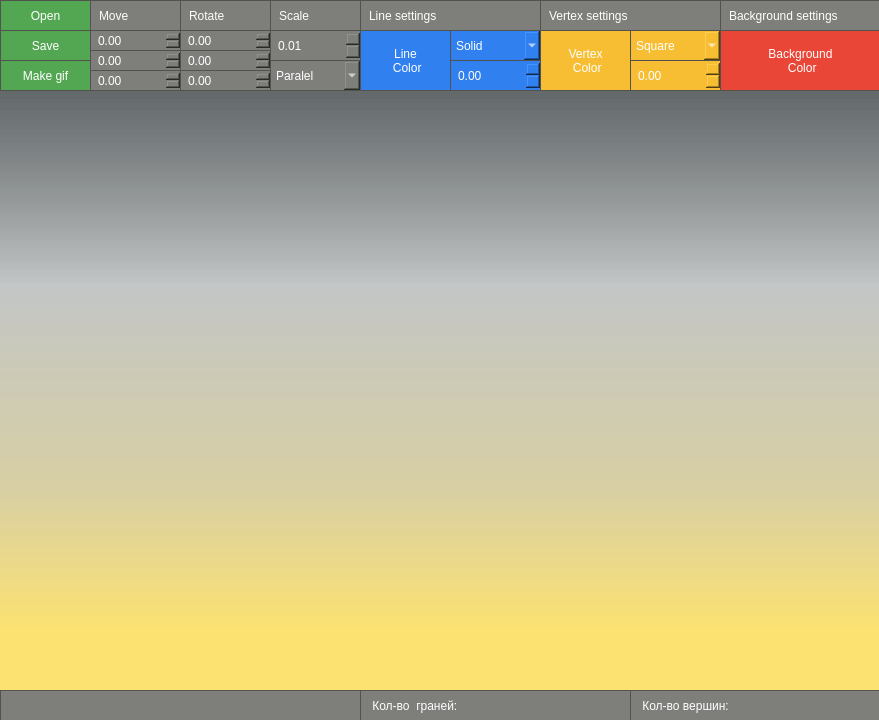
<?xml version="1.0" encoding="UTF-8"?>
<ui version="4.0">
 <class>Viewer</class>
 <widget class="QMainWindow" name="Viewer">
  <property name="geometry">
   <rect>
    <x>0</x>
    <y>0</y>
    <width>879</width>
    <height>720</height>
   </rect>
  </property>
  <property name="minimumSize">
   <size>
    <width>800</width>
    <height>600</height>
   </size>
  </property>
  <property name="windowTitle">
   <string>Viewer</string>
  </property>
  <property name="styleSheet">
   <string notr="true">QMainWindow {
background-color: qlineargradient(spread:pad, x1:0, y1:1, x2:0, y2:0, stop:0.12381 rgba(252, 217, 66, 128), stop:0.32381 rgba(203, 192, 135, 128), stop:0.604762 rgba(175, 179, 179, 128), stop:0.880952 rgba(81, 87, 89, 179));
}</string>
  </property>
  <widget class="QWidget" name="centralwidget">
   <widget class="QDoubleSpinBox" name="scale">
    <property name="geometry">
     <rect>
      <x>270</x>
      <y>30</y>
      <width>91</width>
      <height>31</height>
     </rect>
    </property>
    <property name="styleSheet">
     <string notr="true">QDoubleSpinBox {
	background-color: rgb(126, 126, 123);
    font: bold 14pt &quot;Arial&quot;;
    color: #ffffff;
	border: 1px solid rgb(82, 83, 79);
	padding: 5px;
}</string>
    </property>
    <property name="minimum">
     <double>0.010000000000000</double>
    </property>
    <property name="singleStep">
     <double>0.100000000000000</double>
    </property>
   </widget>
   <widget class="QLabel" name="label_4">
    <property name="geometry">
     <rect>
      <x>270</x>
      <y>0</y>
      <width>91</width>
      <height>31</height>
     </rect>
    </property>
    <property name="styleSheet">
     <string notr="true">QLabel {
	background-color: rgb(126, 126, 123);
    font: bold 14pt &quot;Arial&quot;;
    color: #ffffff;
	border: 1px solid rgb(82, 83, 79);
	padding: 5px;
}</string>
    </property>
    <property name="text">
     <string>Scale</string>
    </property>
   </widget>
   <widget class="QLabel" name="label_3">
    <property name="geometry">
     <rect>
      <x>180</x>
      <y>0</y>
      <width>91</width>
      <height>31</height>
     </rect>
    </property>
    <property name="styleSheet">
     <string notr="true">QLabel {
	background-color: rgb(126, 126, 123);
    font: bold 14pt &quot;Arial&quot;;
    color: #ffffff;
	border: 1px solid rgb(82, 83, 79);
	padding: 5px;
}</string>
    </property>
    <property name="text">
     <string>Rotate</string>
    </property>
   </widget>
   <widget class="QLabel" name="label_2">
    <property name="geometry">
     <rect>
      <x>90</x>
      <y>0</y>
      <width>91</width>
      <height>31</height>
     </rect>
    </property>
    <property name="styleSheet">
     <string notr="true">QLabel {
	background-color: rgb(126, 126, 123);
    font: bold 14pt &quot;Arial&quot;;
    color: #ffffff;
	border: 1px solid rgb(82, 83, 79);
	padding: 5px;
}</string>
    </property>
    <property name="text">
     <string>Move</string>
    </property>
   </widget>
   <widget class="QPushButton" name="pushButton_2">
    <property name="geometry">
     <rect>
      <x>0</x>
      <y>0</y>
      <width>91</width>
      <height>31</height>
     </rect>
    </property>
    <property name="toolTipDuration">
     <number>0</number>
    </property>
    <property name="styleSheet">
     <string notr="true">QPushButton {
	background-color: rgb(84, 167, 82);
    font: bold 18pt &quot;Arial&quot;;
    color: #ffffff;
	border: 1px solid rgb(82, 83, 79);
	padding: 5px;
}
QPushButton:hover {
	background-color: qlineargradient(spread:pad, x1:0, y1:0, x2:1, y2:0, stop:0.204762 rgba(155, 155, 155, 164));
}</string>
    </property>
    <property name="text">
     <string>Open</string>
    </property>
   </widget>
   <widget class="QDoubleSpinBox" name="x_position">
    <property name="geometry">
     <rect>
      <x>90</x>
      <y>30</y>
      <width>91</width>
      <height>21</height>
     </rect>
    </property>
    <property name="styleSheet">
     <string notr="true">QDoubleSpinBox {
	background-color: rgb(126, 126, 123);
    font: bold 12pt &quot;Arial&quot;;
    color: #ffffff;
	border: 1px solid rgb(82, 83, 79);
	padding: 5px;
}</string>
    </property>
    <property name="minimum">
     <double>-99.989999999999995</double>
    </property>
   </widget>
   <widget class="QDoubleSpinBox" name="z_position">
    <property name="geometry">
     <rect>
      <x>90</x>
      <y>70</y>
      <width>91</width>
      <height>21</height>
     </rect>
    </property>
    <property name="styleSheet">
     <string notr="true">QDoubleSpinBox {
	background-color: rgb(126, 126, 123);
    font: bold 12pt &quot;Arial&quot;;
    color: #ffffff;
	border: 1px solid rgb(82, 83, 79);
	padding: 5px;
}</string>
    </property>
    <property name="minimum">
     <double>-99.989999999999995</double>
    </property>
   </widget>
   <widget class="QDoubleSpinBox" name="y_position">
    <property name="geometry">
     <rect>
      <x>90</x>
      <y>50</y>
      <width>91</width>
      <height>21</height>
     </rect>
    </property>
    <property name="styleSheet">
     <string notr="true">QDoubleSpinBox {
	background-color: rgb(126, 126, 123);
    font: bold 12pt &quot;Arial&quot;;
    color: #ffffff;
	border: 1px solid rgb(82, 83, 79);
	padding: 5px;
}</string>
    </property>
    <property name="minimum">
     <double>-99.989999999999995</double>
    </property>
   </widget>
   <widget class="QDoubleSpinBox" name="z_angle">
    <property name="geometry">
     <rect>
      <x>180</x>
      <y>70</y>
      <width>91</width>
      <height>21</height>
     </rect>
    </property>
    <property name="styleSheet">
     <string notr="true">QDoubleSpinBox {
	background-color: rgb(126, 126, 123);
    font: bold 12pt &quot;Arial&quot;;
    color: #ffffff;
	border: 1px solid rgb(82, 83, 79);
	padding: 5px;
}</string>
    </property>
    <property name="minimum">
     <double>-360.000000000000000</double>
    </property>
    <property name="maximum">
     <double>360.000000000000000</double>
    </property>
   </widget>
   <widget class="QDoubleSpinBox" name="y_angle">
    <property name="geometry">
     <rect>
      <x>180</x>
      <y>50</y>
      <width>91</width>
      <height>21</height>
     </rect>
    </property>
    <property name="styleSheet">
     <string notr="true">QDoubleSpinBox {
	background-color: rgb(126, 126, 123);
    font: bold 12pt &quot;Arial&quot;;
    color: #ffffff;
	border: 1px solid rgb(82, 83, 79);
	padding: 5px;
}</string>
    </property>
    <property name="minimum">
     <double>-360.000000000000000</double>
    </property>
    <property name="maximum">
     <double>360.000000000000000</double>
    </property>
   </widget>
   <widget class="QDoubleSpinBox" name="x_angle">
    <property name="geometry">
     <rect>
      <x>180</x>
      <y>30</y>
      <width>91</width>
      <height>21</height>
     </rect>
    </property>
    <property name="styleSheet">
     <string notr="true">QDoubleSpinBox {
	background-color: rgb(126, 126, 123);
    font: bold 12pt &quot;Arial&quot;;
    color: #ffffff;
	border: 1px solid rgb(82, 83, 79);
	padding: 5px;
}</string>
    </property>
    <property name="minimum">
     <double>-360.000000000000000</double>
    </property>
    <property name="maximum">
     <double>360.000000000000000</double>
    </property>
   </widget>
   <widget class="QPushButton" name="lines_color">
    <property name="geometry">
     <rect>
      <x>360</x>
      <y>30</y>
      <width>91</width>
      <height>61</height>
     </rect>
    </property>
    <property name="styleSheet">
     <string notr="true">QPushButton {
	background-color: rgb(48, 128, 239);
    font: bold 18pt &quot;Arial&quot;;
    color: #ffffff;
	border: 1px solid rgb(82, 83, 79);
	padding: 5px;
}

QPushButton:hover {
	background-color: qlineargradient(spread:pad, x1:0, y1:0, x2:1, y2:0, stop:0.204762 rgba(155, 155, 155, 164));
}</string>
    </property>
    <property name="text">
     <string>Line 
 Color</string>
    </property>
   </widget>
   <widget class="QPushButton" name="pushButton_3">
    <property name="geometry">
     <rect>
      <x>0</x>
      <y>30</y>
      <width>91</width>
      <height>31</height>
     </rect>
    </property>
    <property name="styleSheet">
     <string notr="true">QPushButton {
	background-color: rgb(84, 167, 82);
    font: bold 18pt &quot;Arial&quot;;
    color: #ffffff;
	border: 1px solid rgb(82, 83, 79);
	padding: 5px;
}
QPushButton:hover {
	background-color: qlineargradient(spread:pad, x1:0, y1:0, x2:1, y2:0, stop:0.204762 rgba(155, 155, 155, 164));
}</string>
    </property>
    <property name="text">
     <string>Save</string>
    </property>
   </widget>
   <widget class="QPushButton" name="pushButton_4">
    <property name="geometry">
     <rect>
      <x>0</x>
      <y>60</y>
      <width>91</width>
      <height>31</height>
     </rect>
    </property>
    <property name="styleSheet">
     <string notr="true">QPushButton {
	background-color: rgb(84, 167, 82);
    font: bold 18pt &quot;Arial&quot;;
    color: #ffffff;
	border: 1px solid rgb(82, 83, 79);
	padding: 5px;
}
QPushButton:hover {
	background-color: qlineargradient(spread:pad, x1:0, y1:0, x2:1, y2:0, stop:0.204762 rgba(155, 155, 155, 164));
}</string>
    </property>
    <property name="text">
     <string>Make gif</string>
    </property>
   </widget>
   <widget class="QComboBox" name="projection_type">
    <property name="geometry">
     <rect>
      <x>270</x>
      <y>60</y>
      <width>91</width>
      <height>31</height>
     </rect>
    </property>
    <property name="styleSheet">
     <string notr="true">QComboBox {
	background-color: rgb(126, 126, 123);
    font: bold 12pt &quot;Arial&quot;;
    color: #ffffff;
	border: 1px solid rgb(82, 83, 79);
	padding: 5px;
}</string>
    </property>
    <item>
     <property name="text">
      <string>Paralel</string>
     </property>
    </item>
    <item>
     <property name="text">
      <string>Central</string>
     </property>
    </item>
   </widget>
   <widget class="QComboBox" name="line_type">
    <property name="geometry">
     <rect>
      <x>450</x>
      <y>30</y>
      <width>91</width>
      <height>31</height>
     </rect>
    </property>
    <property name="styleSheet">
     <string notr="true">QComboBox {
	background-color: rgb(48, 128, 239);
    font: bold 12pt &quot;Arial&quot;;
    color: #ffffff;
	border: 1px solid rgb(82, 83, 79);
	padding: 5px;
}</string>
    </property>
    <item>
     <property name="text">
      <string>Solid</string>
     </property>
    </item>
    <item>
     <property name="text">
      <string>Dotted</string>
     </property>
    </item>
    <item>
     <property name="text">
      <string>No lines</string>
     </property>
    </item>
   </widget>
   <widget class="QLabel" name="label_6">
    <property name="geometry">
     <rect>
      <x>360</x>
      <y>0</y>
      <width>181</width>
      <height>31</height>
     </rect>
    </property>
    <property name="styleSheet">
     <string notr="true">QLabel {
	background-color: rgb(126, 126, 123);
    font: bold 14pt &quot;Arial&quot;;
    color: #ffffff;
	border: 1px solid rgb(82, 83, 79);
	padding: 5px;
}</string>
    </property>
    <property name="text">
     <string>Line settings</string>
    </property>
   </widget>
   <widget class="QDoubleSpinBox" name="line_width">
    <property name="geometry">
     <rect>
      <x>450</x>
      <y>60</y>
      <width>91</width>
      <height>31</height>
     </rect>
    </property>
    <property name="styleSheet">
     <string notr="true">QDoubleSpinBox {
	background-color: rgb(48, 128, 239);
    font: bold 12pt &quot;Arial&quot;;
    color: #ffffff;
	border: 1px solid rgb(82, 83, 79);
	padding: 5px;
}</string>
    </property>
    <property name="maximum">
     <double>7.000000000000000</double>
    </property>
   </widget>
   <widget class="QPushButton" name="vertex_color">
    <property name="geometry">
     <rect>
      <x>540</x>
      <y>30</y>
      <width>91</width>
      <height>61</height>
     </rect>
    </property>
    <property name="styleSheet">
     <string notr="true">QPushButton {
	background-color: rgb(247, 190, 51);
    font: bold 18pt &quot;Arial&quot;;
    color: #ffffff;
	border: 1px solid rgb(82, 83, 79);
	padding: 5px;
}
QPushButton:hover {
	background-color: qlineargradient(spread:pad, x1:0, y1:0, x2:1, y2:0, stop:0.204762 rgba(155, 155, 155, 164));
}</string>
    </property>
    <property name="text">
     <string>Vertex
 Color</string>
    </property>
   </widget>
   <widget class="QDoubleSpinBox" name="scale_3">
    <property name="geometry">
     <rect>
      <x>630</x>
      <y>60</y>
      <width>91</width>
      <height>31</height>
     </rect>
    </property>
    <property name="styleSheet">
     <string notr="true">QDoubleSpinBox {
	background-color: rgb(247, 190, 51);
    font: bold 12pt &quot;Arial&quot;;
    color: #ffffff;
	border: 1px solid rgb(82, 83, 79);
	padding: 5px;
}</string>
    </property>
    <property name="maximum">
     <double>20.000000000000000</double>
    </property>
   </widget>
   <widget class="QLabel" name="label_7">
    <property name="geometry">
     <rect>
      <x>540</x>
      <y>0</y>
      <width>181</width>
      <height>31</height>
     </rect>
    </property>
    <property name="styleSheet">
     <string notr="true">QLabel {
	background-color: rgb(126, 126, 123);
    font: bold 14pt &quot;Arial&quot;;
    color: #ffffff;
	border: 1px solid rgb(82, 83, 79);
	padding: 5px;
}</string>
    </property>
    <property name="text">
     <string>Vertex settings</string>
    </property>
   </widget>
   <widget class="QComboBox" name="vertex_type">
    <property name="geometry">
     <rect>
      <x>630</x>
      <y>30</y>
      <width>91</width>
      <height>31</height>
     </rect>
    </property>
    <property name="styleSheet">
     <string notr="true">QComboBox {
	background-color: rgb(247, 190, 51);
    font: bold 12pt &quot;Arial&quot;;
    color: #ffffff;
	border: 1px solid rgb(82, 83, 79);
	padding: 5px;
}</string>
    </property>
    <item>
     <property name="text">
      <string>Square</string>
     </property>
    </item>
    <item>
     <property name="text">
      <string>Circle</string>
     </property>
    </item>
    <item>
     <property name="text">
      <string>No vertex</string>
     </property>
    </item>
   </widget>
   <widget class="QPushButton" name="background_color">
    <property name="geometry">
     <rect>
      <x>720</x>
      <y>30</y>
      <width>161</width>
      <height>61</height>
     </rect>
    </property>
    <property name="styleSheet">
     <string notr="true">QPushButton {
	background-color: rgb(233, 70, 55);
    font: bold 18pt &quot;Arial&quot;;
    color: #ffffff;
	border: 1px solid rgb(82, 83, 79);
	padding: 5px;
}
QPushButton:hover {
	background-color: qlineargradient(spread:pad, x1:0, y1:0, x2:1, y2:0, stop:0.204762 rgba(155, 155, 155, 164));
}</string>
    </property>
    <property name="text">
     <string>Background
 Color</string>
    </property>
   </widget>
   <widget class="QLabel" name="label_8">
    <property name="geometry">
     <rect>
      <x>720</x>
      <y>0</y>
      <width>161</width>
      <height>31</height>
     </rect>
    </property>
    <property name="styleSheet">
     <string notr="true">QLabel {
	background-color: rgb(126, 126, 123);
    font: bold 14pt &quot;Arial&quot;;
    color: #ffffff;
	border: 1px solid rgb(82, 83, 79);
	padding: 5px;
}</string>
    </property>
    <property name="text">
     <string>Background settings </string>
    </property>
   </widget>
   <widget class="QLabel" name="label">
    <property name="geometry">
     <rect>
      <x>0</x>
      <y>690</y>
      <width>361</width>
      <height>31</height>
     </rect>
    </property>
    <property name="styleSheet">
     <string notr="true">QLabel {
	background-color: rgb(126, 126, 123);
    font: bold 10pt &quot;Arial&quot;;
    color: #ffffff;
	border: 1px solid rgb(82, 83, 79);
	padding: 5px;
}</string>
    </property>
    <property name="text">
     <string/>
    </property>
    <property name="alignment">
     <set>Qt::AlignCenter</set>
    </property>
    <property name="wordWrap">
     <bool>true</bool>
    </property>
   </widget>
   <widget class="QLabel" name="label_15">
    <property name="geometry">
     <rect>
      <x>360</x>
      <y>690</y>
      <width>271</width>
      <height>31</height>
     </rect>
    </property>
    <property name="styleSheet">
     <string notr="true">QLabel {
	background-color: rgb(126, 126, 123);
    font: bold 10pt &quot;Arial&quot;;
    color: #ffffff;
	border: 1px solid rgb(82, 83, 79);
	padding: 5px;
}</string>
    </property>
    <property name="text">
     <string> Кол-во  граней:</string>
    </property>
    <property name="alignment">
     <set>Qt::AlignLeading|Qt::AlignLeft|Qt::AlignVCenter</set>
    </property>
    <property name="wordWrap">
     <bool>true</bool>
    </property>
   </widget>
   <widget class="QWidget" name="openGLWidget" native="true">
    <property name="geometry">
     <rect>
      <x>0</x>
      <y>90</y>
      <width>881</width>
      <height>601</height>
     </rect>
    </property>
   </widget>
   <widget class="QLabel" name="label_5">
    <property name="geometry">
     <rect>
      <x>630</x>
      <y>690</y>
      <width>251</width>
      <height>31</height>
     </rect>
    </property>
    <property name="styleSheet">
     <string notr="true">QLabel {
	background-color: rgb(126, 126, 123);
    font: bold 10pt &quot;Arial&quot;;
    color: #ffffff;
	border: 1px solid rgb(82, 83, 79);
	padding: 5px;
}</string>
    </property>
    <property name="text">
     <string> Кол-во вершин:</string>
    </property>
    <property name="alignment">
     <set>Qt::AlignLeading|Qt::AlignLeft|Qt::AlignVCenter</set>
    </property>
    <property name="wordWrap">
     <bool>true</bool>
    </property>
   </widget>
   <zorder>label_5</zorder>
   <zorder>scale</zorder>
   <zorder>label_4</zorder>
   <zorder>label_3</zorder>
   <zorder>label_2</zorder>
   <zorder>pushButton_2</zorder>
   <zorder>x_position</zorder>
   <zorder>z_position</zorder>
   <zorder>y_position</zorder>
   <zorder>z_angle</zorder>
   <zorder>y_angle</zorder>
   <zorder>x_angle</zorder>
   <zorder>lines_color</zorder>
   <zorder>pushButton_3</zorder>
   <zorder>pushButton_4</zorder>
   <zorder>projection_type</zorder>
   <zorder>line_type</zorder>
   <zorder>label_6</zorder>
   <zorder>line_width</zorder>
   <zorder>vertex_color</zorder>
   <zorder>scale_3</zorder>
   <zorder>label_7</zorder>
   <zorder>vertex_type</zorder>
   <zorder>background_color</zorder>
   <zorder>label_8</zorder>
   <zorder>label</zorder>
   <zorder>label_15</zorder>
   <zorder>openGLWidget</zorder>
  </widget>
 </widget>
 <resources/>
 <connections/>
</ui>
